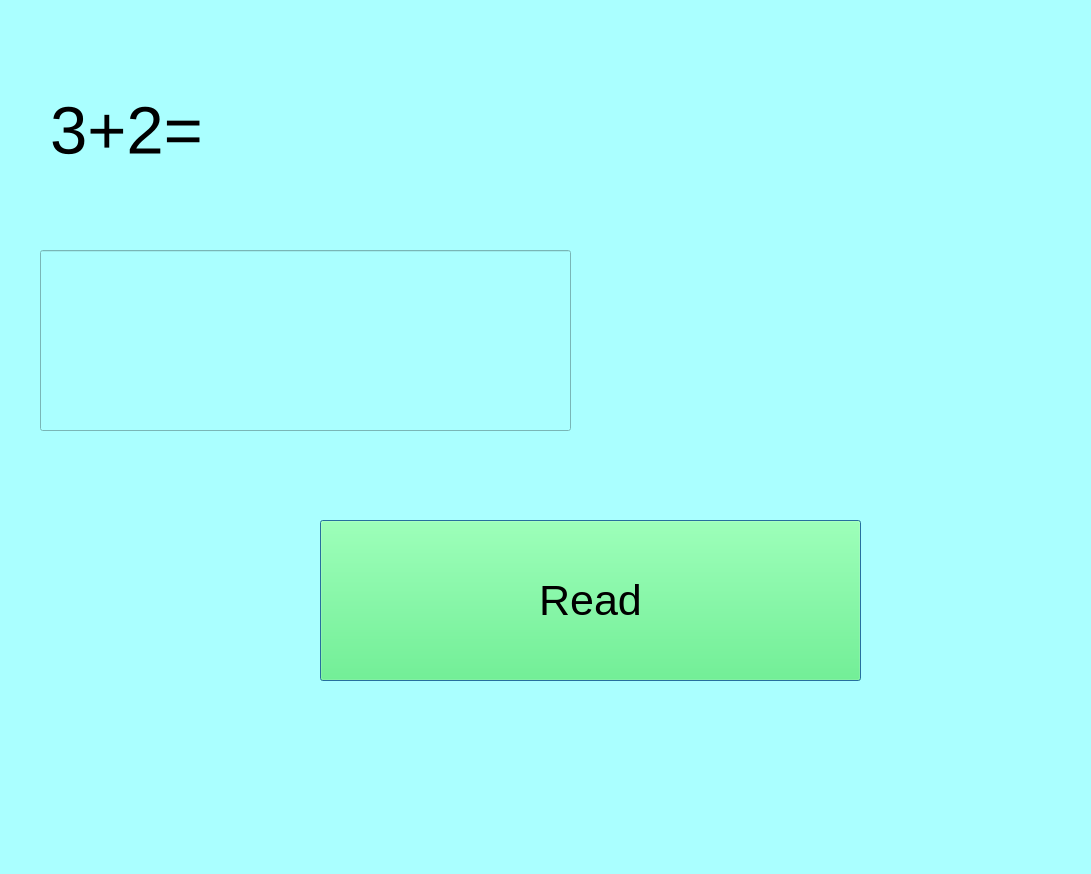
<?xml version="1.0" encoding="UTF-8"?>
<ui version="4.0">
 <class>Dialog</class>
 <widget class="QDialog" name="Dialog">
  <property name="windowModality">
   <enum>Qt::ApplicationModal</enum>
  </property>
  <property name="geometry">
   <rect>
    <x>0</x>
    <y>0</y>
    <width>1091</width>
    <height>874</height>
   </rect>
  </property>
  <property name="windowTitle">
   <string>Dialog</string>
  </property>
  <property name="styleSheet">
   <string notr="true">background-color: rgb(170, 255, 255);</string>
  </property>
  <widget class="QLabel" name="label">
   <property name="geometry">
    <rect>
     <x>50</x>
     <y>40</y>
     <width>511</width>
     <height>181</height>
    </rect>
   </property>
   <property name="font">
    <font>
     <family>MS Shell Dlg 2</family>
     <pointsize>50</pointsize>
    </font>
   </property>
   <property name="text">
    <string>3+2=</string>
   </property>
  </widget>
  <widget class="QLineEdit" name="lineEdit">
   <property name="geometry">
    <rect>
     <x>40</x>
     <y>250</y>
     <width>531</width>
     <height>181</height>
    </rect>
   </property>
   <property name="font">
    <font>
     <pointsize>50</pointsize>
    </font>
   </property>
  </widget>
  <widget class="QPushButton" name="pushButton_read">
   <property name="geometry">
    <rect>
     <x>320</x>
     <y>520</y>
     <width>541</width>
     <height>161</height>
    </rect>
   </property>
   <property name="font">
    <font>
     <pointsize>32</pointsize>
    </font>
   </property>
   <property name="styleSheet">
    <string notr="true">background-color: rgb(78, 255, 113);</string>
   </property>
   <property name="text">
    <string>Read</string>
   </property>
  </widget>
  <widget class="QLabel" name="label_image">
   <property name="geometry">
    <rect>
     <x>620</x>
     <y>30</y>
     <width>431</width>
     <height>401</height>
    </rect>
   </property>
   <property name="text">
    <string/>
   </property>
  </widget>
 </widget>
 <resources/>
 <connections/>
</ui>
